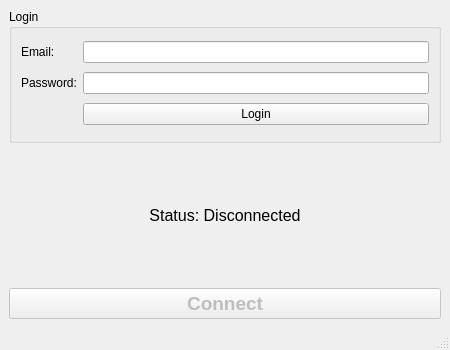
<?xml version="1.0" encoding="UTF-8"?>
<ui version="4.0">
 <class>MainWindow</class>
 <widget class="QMainWindow" name="MainWindow">
  <property name="geometry">
   <rect>
    <x>0</x>
    <y>0</y>
    <width>450</width>
    <height>350</height>
   </rect>
  </property>
  <property name="windowTitle">
   <string>VPN Client</string>
  </property>
  <widget class="QWidget" name="centralwidget">
   <layout class="QVBoxLayout" name="verticalLayout">
    <item>
     <widget class="QGroupBox" name="loginGroup">
      <property name="title">
       <string>Login</string>
      </property>
      <layout class="QGridLayout" name="gridLayout">
       <item row="0" column="0">
        <widget class="QLabel" name="labelEmail">
         <property name="text">
          <string>Email:</string>
         </property>
        </widget>
       </item>
       <item row="0" column="1">
        <widget class="QLineEdit" name="emailLineEdit"/>
       </item>
       <item row="1" column="0">
        <widget class="QLabel" name="labelPassword">
         <property name="text">
          <string>Password:</string>
         </property>
        </widget>
       </item>
       <item row="1" column="1">
        <widget class="QLineEdit" name="passwordLineEdit">
         <property name="echoMode">
          <enum>QLineEdit::Password</enum>
         </property>
        </widget>
       </item>
       <item row="2" column="1">
        <widget class="QPushButton" name="loginButton">
         <property name="text">
          <string>Login</string>
         </property>
        </widget>
       </item>
      </layout>
     </widget>
    </item>
    <item>
     <widget class="QLabel" name="statusLabel">
      <property name="font">
       <font>
        <pointsize>12</pointsize>
       </font>
      </property>
      <property name="text">
       <string>Status: Disconnected</string>
      </property>
      <property name="alignment">
       <set>Qt::AlignCenter</set>
      </property>
     </widget>
    </item>
    <item>
     <widget class="QPushButton" name="connectButton">
      <property name="enabled">
       <bool>false</bool>
      </property>
      <property name="font">
       <font>
        <pointsize>14</pointsize>
        <weight>75</weight>
        <bold>true</bold>
       </font>
      </property>
      <property name="text">
       <string>Connect</string>
      </property>
     </widget>
    </item>
   </layout>
  </widget>
  <widget class="QMenuBar" name="menubar">
   <property name="geometry">
    <rect>
     <x>0</x>
     <y>0</y>
     <width>450</width>
     <height>22</height>
    </rect>
   </property>
  </widget>
  <widget class="QStatusBar" name="statusbar"/>
 </widget>
 <resources/>
 <connections/>
</ui>
